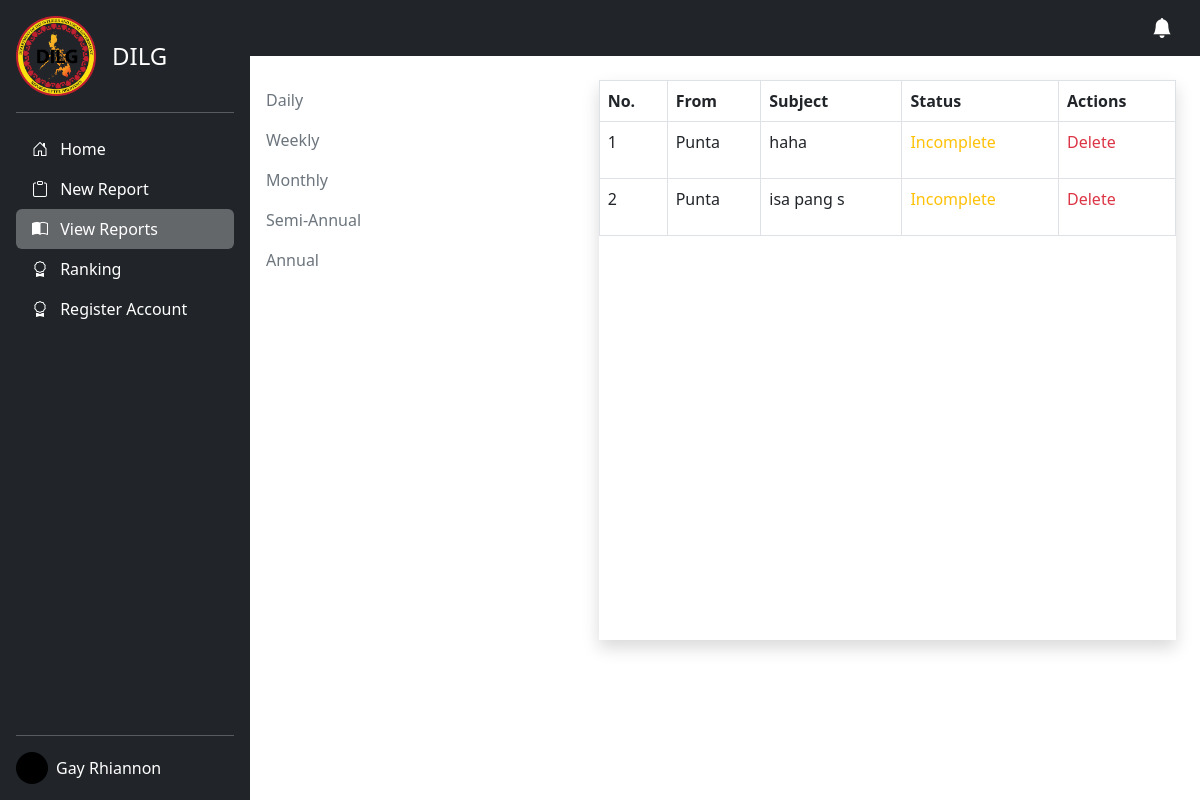
/admin/reports.php (signed in), run on the app's committed database.
### tables this page shows
CREATE TABLE `users` (
  `id` int(11) NOT NULL,
  `user_type` int(50) NOT NULL,
  `email` varchar(50) NOT NULL,
  `email_status` int(11) NOT NULL,
  `password` varchar(255) NOT NULL,
  `first_name` varchar(50) NOT NULL,
  `middle_name` varchar(50) NOT NULL,
  `last_name` varchar(50) NOT NULL,
  `date_of_birth` date NOT NULL,
  `barangay` varchar(50) NOT NULL,
  `v_token` varchar(255) NOT NULL,
  `image` blob NOT NULL,
  `date_time_created` datetime NOT NULL,
  `date_time_updated` datetime NOT NULL
);

CREATE TABLE `reports` (
  `id` int(11) NOT NULL,
  `report_id` varchar(50) NOT NULL,
  `to_user` varchar(50) NOT NULL,
  `from_user` varchar(50) NOT NULL,
  `subject` varchar(50) NOT NULL,
  `opr` varchar(100) NOT NULL,
  `message` longtext NOT NULL,
  `duration` varchar(50) NOT NULL,
  `pdf_files` blob NOT NULL,
  `status` int(225) NOT NULL,
  `notif_status` int(11) NOT NULL,
  `date_start` datetime NOT NULL,
  `date_end` datetime NOT NULL,
  `deadline` int(11) NOT NULL,
  `date_time_acknowledge` varchar(100) NOT NULL,
  `date_created` date NOT NULL,
  `time_created` time NOT NULL,
  `date_updated` date NOT NULL,
  `time_updated` time NOT NULL
);

### admin/reports.php (the view, shortened to what this page needs)
<?php
include 'images.php';
$email = $_SESSION['email'];
$report_link = "add-report.php";
$view_link = "reports.php";
$ranking = "ranking.php";
$registration = "registration.php";
?>
<!DOCTYPE html>
<html lang="en">
<head>
  <link href="https://cdn.jsdelivr.net/npm/bootstrap@5.3.0-alpha1/dist/css/bootstrap.min.css" rel="stylesheet">
  <link rel="stylesheet" href="https://cdnjs.cloudflare.com/ajax/libs/bootstrap-icons/1.10.3/font/bootstrap-icons.min.css" />
  <link rel="stylesheet" href="../src/css/preloader.css">
  <link rel="stylesheet" href="../src/sweetalert2/dist/sweetalert2.min.css">
</head>
<body>
  <main class="d-flex">
    <div class="d-flex flex-column flex-shrink-0 p-3 text-white bg-dark" style="width: 250px; min-height: 100vh;">
      <a href="index.php" class="d-flex align-items-center mb-3 mb-md-0 me-md-auto text-white text-decoration-none">
        <img src="../src/img/dilg.png" height="80" alt="">
        <span class="fs-4 ps-3">DILG</span>
      </a>
      <hr>
      <ul class="nav nav-pills flex-column mb-auto">
        <li class="nav-item">
          <a href="index.php" class="nav-link text-white">
            <i class="bi bi-house-door me-2"></i>
            Home
          </a>
        </li>
        <li>
          <a href="<?php echo $report_link ?>" class="nav-link text-white">
            <i class="bi bi-clipboard me-2"></i>
            New Report
          </a>
        </li>
        <li>
          <a href="<?php echo $view_link ?>" class="nav-link text-white active" aria-current="page">
            <i class="bi bi-book-half me-2"></i>
            View Reports
          </a>
        </li>
        <li>
          <a href="<?php echo $ranking ?>" class="nav-link text-white">
            <i class="bi bi-award me-2"></i>
            Ranking
          </a>
        </li>
        <li>
          <a href="<?php echo $registration ?>" class="nav-link text-white">
            <i class="bi bi-award me-2"></i>
            Register Account
          </a>
        </li>
      </ul>
      <hr>
      <div class="dropdown">
        <a href="#" class="d-flex align-items-center text-white text-decoration-none" id="dropdownUser1" data-bs-toggle="dropdown" aria-expanded="false">
          <?php
          $sql_admin = "SELECT * FROM users WHERE email = '$email'";
          $query_admin = mysqli_query($conn, $sql_admin);
          $admin_row = mysqli_fetch_array($query_admin);
          ?>
          <img src="<?php if (empty($admin_row['image'])) {
                      echo '../src/img/avatar.svg';
                    } else {
                      echo 'admins/' . $admin_row['image'];
                    } ?>" alt="" width="32" height="32" class="rounded-circle me-2">
          <?= $admin_row['first_name'] . ' ' . $admin_row['last_name'] ?>
        </a>
      </div>
    </div>
    <div class="container-fluid p-0">
      <nav class="navbar bg-dark navbar-dark">
        <div class="container">
          <a class="navbar-brand ms-auto" href="#"><i class="bi bi-bell-fill"></i></a>
        </div>
      </nav>
      <div class="row mt-4">
        <div class="col-lg-4">
          <ul class="nav flex-column">
            <li class="nav-item">
              <a class="nav-link text-secondary" href="daily.php">Daily</a>
            </li>
            <li class="nav-item">
              <a class="nav-link text-secondary" href="weekly.php">Weekly</a>
            </li>
            <li class="nav-item">
              <a class="nav-link text-secondary" href="monthly.php">Monthly</a>
            </li>
            <li class="nav-item">
              <a class="nav-link text-secondary" href="semi-anual.php">Semi-Annual</a>
            </li>
            <li class="nav-item">
              <a class="nav-link text-secondary" href="annualy.php">Annual</a>
            </li>
          </ul>
        </div>
        <div class="col-lg-8">
          <div class="card shadow py-0 mx-4" style="border: none; border-radius: 0; min-height: 35rem;">
            <table class="table table-bordered table-hover" id="data">
              <thead>
                <tr>
                  <th>No.</th>
                  <th>From</th>
                  <th>Subject</th>
                  <th>Status</th>
                  <th>Actions</th>
                </tr>
              </thead>
              <tbody>
                <?php
                $sql = "SELECT * FROM reports WHERE to_user LIKE '1'";
                $run = mysqli_query($conn, $sql);
                if (mysqli_num_rows($run) > 0) {
                  $count = 0;
                  foreach ($run as $row) {
                    $report_id = $row['report_id'];
                    $ciphering = "AES-128-CTR";
                    $options = 0;
                    $encryption_iv = '1234567891011121';
                    $encryption_key = "TeamAgnat";
                    $encryption = openssl_encrypt(
                      $report_id,
                      $ciphering,
                      $encryption_key,
                      $options,
                      $encryption_iv
                    );
                    $view_link = "view-reports.php?rid=" . $encryption;
                    $delete_link = "delete-reports.php?rid=" . $encryption;
                    $count++;
                ?>
                    <tr class="clickable-row" data-href="<?php echo $view_link ?>" style="cursor:pointer;">
                      <td><?php echo $count; ?></td>
                      <td><?php echo $row['from_user'] ?></td>
                      <td><?php echo $row['subject'] ?></td>
                      <?php if ($row['status'] == 1) {
                        echo "<td> <p class='text-success'> Complete </p> </td>";
                      } elseif ($row['status'] == 2) {
                        echo "<td> <p class='text-danger'> No Submission </p> </td>";
                      } elseif ($row['status'] == 3) {
                        echo "<td><p class='text-warning'> Incomplete </p> </td>";
                      } elseif ($row['status'] == 4) {
                        echo "<td> <p class='text-primary'> Late </p> </td>";
                      } else {
                        echo "<td> <p class='text-danger'> No Submssion </p>  </td>";
                      }  ?>
                      <td>
                        <a class='text-danger text-decoration-none' href="<?php echo $delete_link ?>" onClick="return confirm('Delete This report?')">Delete</a>
                      </td>
                    </tr>
                <?php
                  }
                }
                ?>
              </tbody>
            </table>
          </div>
        </div>
      </div>
    </div>
  </main>
</body>
</html>

### admin/reports.php (style rules this page uses)
body { overflow-x: hidden; }
.active { background: rgba(255, 255, 255, 0.3) !important; }

### data on the page
users: image (picture), first_name "Gay", last_name "Rhiannon"
reports: from_user "Punta", subject "haha", status "Incomplete"
reports: from_user "Punta", subject "isa pang s", status "Incomplete"
